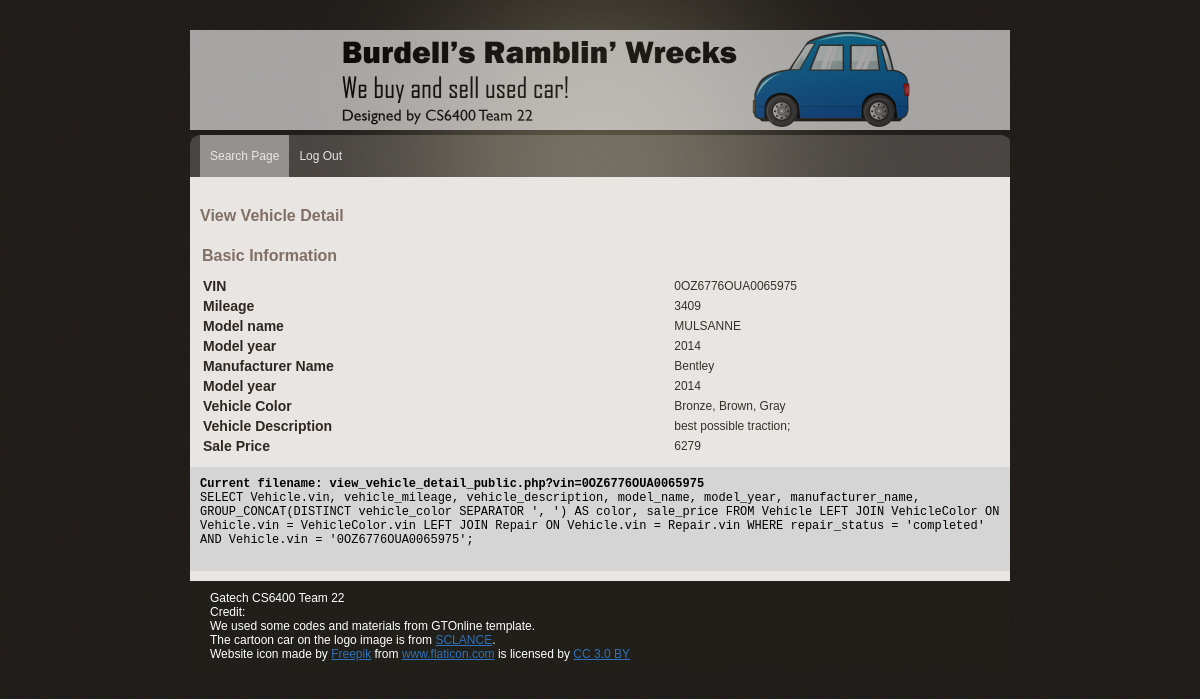
/view_vehicle_detail_public.php?vin=0OZ6776OUA0065975, run on the app's committed database.
### tables this page shows
CREATE TABLE Vehicle (
  vin varchar(50) NOT NULL,
  vehicle_mileage int NOT NULL,
  vehicle_description varchar(250) NULL,
  model_name varchar(50) NOT NULL,
  model_year int NOT NULL,
  type_name varchar(50) NOT NULL,
  manufacturer_name varchar(50) NOT NULL,
  sale_price decimal NOT NULL,
  PRIMARY KEY (vin),
  FOREIGN KEY (type_name)
    REFERENCES VehicleType (type_name),
  FOREIGN KEY (manufacturer_name)
    REFERENCES Manufacturer (manufacturer_name)
);

### view_vehicle_detail_public.php (the view, shortened to what this page needs)
<?php
include('lib/common.php');
    $enteredVIN = $_GET['vin'];
    $query = "SELECT Vehicle.vin, vehicle_mileage, vehicle_description, model_name, model_year, manufacturer_name, GROUP_CONCAT(DISTINCT vehicle_color SEPARATOR ', ') AS color, sale_price "
    . "FROM Vehicle LEFT JOIN VehicleColor ON Vehicle.vin = VehicleColor.vin "
    . "LEFT JOIN Repair ON Vehicle.vin = Repair.vin "
    . "WHERE repair_status = 'completed' AND Vehicle.vin = '$enteredVIN'";
    $result = mysqli_query($db, $query);
    if (!is_bool($result) && (mysqli_num_rows($result) > 0) ) {
        $row = mysqli_fetch_array($result, MYSQLI_ASSOC);
    } else {
        array_push($error_msg,  "Query ERROR: Failed to fetch Vehicle Detail Information... <br>".  __FILE__ ." line:". __LINE__ );
    }
?>
<?php include("lib/header.php"); ?>
	</head>
	<body>
    	<div id="main_container">
        <?php include("lib/menu.php"); ?>
			<div class="center_content">
				<div class="center_left">
					<div class="features">
                           <div class="View vehicle detail section">
							<div class="subtitle">View Vehicle Detail</div>
              <table>
              <th class="subtitle">Basic Information</th>
                  <tr>
                      <td class="item_label">VIN</td>
                      <td>
                          <?php print $row['vin']; ?>
                      </td>
                  </tr>
                  <tr>
                      <td class="item_label">Mileage</td>
                      <td>
                          <?php print $row['vehicle_mileage'];?>
                      </td>
                  </tr>
                  <tr>
                      <td class="item_label">Model name</td>
                      <td>
                          <?php print $row['model_name'];?>
                      </td>
                  </tr>
                  <tr>
                      <td class="item_label">Model year</td>
                      <td>
                          <?php print $row['model_year'];?>
                      </td>
                  </tr>
                  <tr>
                      <td class="item_label">Manufacturer Name</td>
                      <td>
                          <?php print $row['manufacturer_name'];?>
                      </td>
                  </tr>
                  <tr>
                      <td class="item_label">Model year</td>
                      <td>
                          <?php print $row['model_year'];?>
                      </td>
                  </tr>
                  <tr>
                      <td class="item_label">Vehicle Color</td>
                      <td>
                          <?php print $row['color'];?>
                      </td>
                  </tr>
                  <tr>
                      <td class="item_label">Vehicle Description</td>
                      <td>
                          <?php print $row['vehicle_description'];?>
                      </td>
                  </tr>
                  <tr>
                      <td class="item_label">Sale Price</td>
                      <td>
                          <?php print $row['sale_price'];?>
                      </td>
                  </tr>
              </table>
                          </div>
					 </div>
				</div>
                <?php include("lib/error.php"); ?>
			</div>
               <?php include("lib/footer.php"); ?>
		</div>
	</body>
</html>

### css/gtonline_style.css (style rules this page uses)
body { background:url(../img/bg.gif) repeat #000000; padding:0; font-family: Verdana, Geneva, sans-serif; font-size:12px; margin:auto auto auto auto; color:#36322b; }
table { width: 100%; }
th, td { padding: 1px; text-align: left; }
#main_container { width:820px; height:auto; margin:auto; padding:0px; }
.item_label { font-family: Verdana, Geneva, sans-serif; width:140px; font-weight:bold; font-size:14px; color:#2e2721; }
.subtitle { width: 600px; font-family: Verdana, Geneva, sans-serif; font-weight:bold; font-size:16px; color:#806F66; padding:10px 0px 10px 0px; }
.center_content { width:820px; height:auto; padding:10px 0px 10px 0px; clear:both; background-color:#E9E5E2; }
.center_left { width:600px; float:left; padding:10px 10px 10px 10px; }

### data on the page
vehicle: vin "0OZ6776OUA0065975", vehicle_mileage "3409", model_name "MULSANNE", model_year "2014", manufacturer_name "Bentley", vehicle_description "best possible traction;", sale_price "6279"

### other printed values
$row['color'] "Bronze, Brown, Gray"
$query "Current filename: view_vehicle_detail_public.php?vin=0OZ6776OUA0065975"
